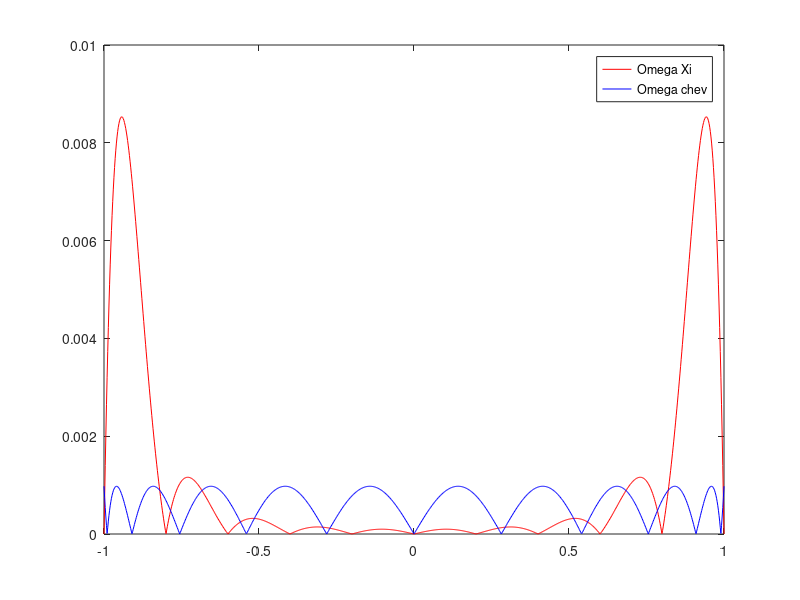

Source code (MATLAB):
clear
clc 
close all

%erroere dato anche dal massimo della derivata
%evidente differenza nei bordi 
x_plot = linspace(-1, 1, 1000);
n = 10; %[2, 4, 8, 16, 32]; 
a = -1;
b = 1;



for k = 1:length(n)
    xi = linspace(-1, 1, n+1);

    x_cheb = (a+b)/2 - ((b-a)/2)*...
    cos((2*[0:n]+1)*pi/(2*(n) +2));
    
    %dichiarazione
    omega = ones(size(x_plot));
    omega_cheb = ones(size(x_plot));

    %produttoria 
    for i = 1:length(xi)
        %effettivo calcolo 
        omega = omega .* (x_plot - xi(i));
        omega_cheb = omega_cheb .* (x_plot - x_cheb(i));
    end
    
    plot(x_plot, abs(omega), 'r')
    hold on;
    plot(x_plot, abs(omega_cheb), 'b')

    norm(omega_cheb-omega,inf)

    legend("Omega Xi","Omega chev");

end
